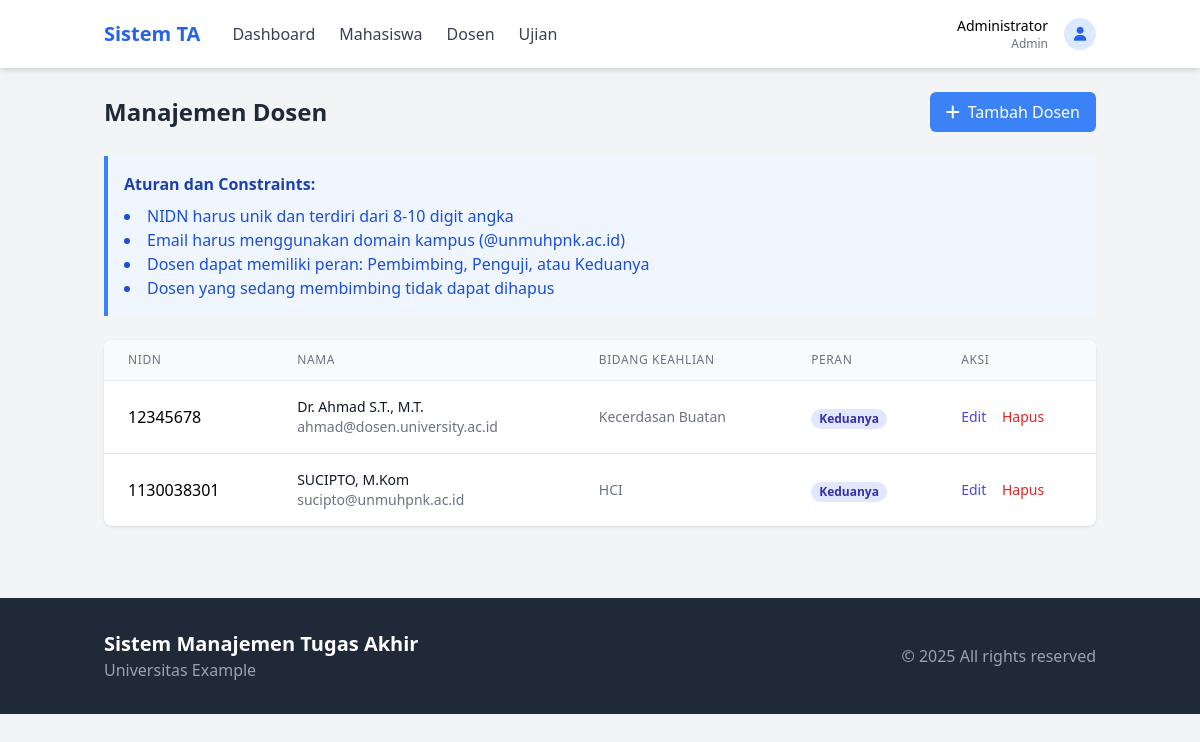
/modules/admin/dosen.php (signed in), run on the app's committed database.
### tables this page shows
CREATE TABLE IF NOT EXISTS `dosen` (
  `id` int NOT NULL AUTO_INCREMENT,
  `user_id` int DEFAULT NULL,
  `nidn` varchar(20) NOT NULL,
  `bidang_keahlian` varchar(100) NOT NULL,
  `peran` enum('Pembimbing','Penguji','Keduanya') NOT NULL,
  PRIMARY KEY (`id`),
  UNIQUE KEY `nidn` (`nidn`),
  KEY `user_id` (`user_id`),
  CONSTRAINT `dosen_ibfk_1` FOREIGN KEY (`user_id`) REFERENCES `users` (`id`) ON DELETE CASCADE
);

CREATE TABLE IF NOT EXISTS `users` (
  `id` int NOT NULL AUTO_INCREMENT,
  `username` varchar(50) NOT NULL,
  `password` varchar(255) NOT NULL,
  `role` enum('admin','dosen','mahasiswa') NOT NULL,
  `nama` varchar(100) NOT NULL,
  `email` varchar(100) NOT NULL,
  `created_at` timestamp NULL DEFAULT CURRENT_TIMESTAMP,
  PRIMARY KEY (`id`),
  UNIQUE KEY `username` (`username`)
);

### includes/functions.php (called while the page is built, shortened)
<?php
function getAllDosen() {
    global $pdo;
    $stmt = $pdo->query("
        SELECT d.*, u.nama, u.email
        FROM dosen d
        JOIN users u ON d.user_id = u.id
        ORDER BY u.nama
    ");
    return $stmt->fetchAll(PDO::FETCH_ASSOC);
}
?>

### modules/admin/dosen.php (the view, shortened to what this page needs)
<?php
$dosen = getAllDosen();
?>
<!DOCTYPE html>
<html lang="id">
<head>
    <script src="https://cdn.tailwindcss.com"></script>
    <link rel="stylesheet" href="https://cdnjs.cloudflare.com/ajax/libs/font-awesome/6.0.0/css/all.min.css">
</head>
<body class="bg-gray-100">
    <?php include '../../includes/header.php'; ?>
    <div class="container mx-auto px-4 py-6">
        <div class="flex justify-between items-center mb-6">
            <h1 class="text-2xl font-bold text-gray-800">Manajemen Dosen</h1>
            <button onclick="toggleAddForm()" class="bg-blue-500 text-white px-4 py-2 rounded-md hover:bg-blue-600 transition">
                <i class="fas fa-plus mr-2"></i>Tambah Dosen
            </button>
        </div>
        <div class="bg-blue-50 border-l-4 border-blue-500 p-4 mb-6">
            <h3 class="font-bold text-blue-800">Aturan dan Constraints:</h3>
            <ul class="list-disc list-inside text-blue-700 mt-2">
                <li>NIDN harus unik dan terdiri dari 8-10 digit angka</li>
                <li>Email harus menggunakan domain kampus (@unmuhpnk.ac.id)</li>
                <li>Dosen dapat memiliki peran: Pembimbing, Penguji, atau Keduanya</li>
                <li>Dosen yang sedang membimbing tidak dapat dihapus</li>
            </ul>
        </div>
        <div class="bg-white rounded-lg shadow overflow-hidden">
            <table class="min-w-full divide-y divide-gray-200">
                <thead class="bg-gray-50">
                    <tr>
                        <th class="px-6 py-3 text-left text-xs font-medium text-gray-500 uppercase tracking-wider">NIDN</th>
                        <th class="px-6 py-3 text-left text-xs font-medium text-gray-500 uppercase tracking-wider">Nama</th>
                        <th class="px-6 py-3 text-left text-xs font-medium text-gray-500 uppercase tracking-wider">Bidang Keahlian</th>
                        <th class="px-6 py-3 text-left text-xs font-medium text-gray-500 uppercase tracking-wider">Peran</th>
                        <th class="px-6 py-3 text-left text-xs font-medium text-gray-500 uppercase tracking-wider">Aksi</th>
                    </tr>
                </thead>
                <tbody class="bg-white divide-y divide-gray-200">
                    <?php foreach ($dosen as $d): ?>
                    <tr>
                        <td class="px-6 py-4 whitespace-nowrap"><?php echo $d['nidn']; ?></td>
                        <td class="px-6 py-4 whitespace-nowrap">
                            <div class="text-sm font-medium text-gray-900"><?php echo $d['nama']; ?></div>
                            <div class="text-sm text-gray-500"><?php echo $d['email']; ?></div>
                        </td>
                        <td class="px-6 py-4 whitespace-nowrap text-sm text-gray-500"><?php echo $d['bidang_keahlian']; ?></td>
                        <td class="px-6 py-4 whitespace-nowrap">
                            <?php
                            $peranClass = '';
                            if ($d['peran'] == 'Pembimbing') $peranClass = 'bg-blue-100 text-blue-800';
                            elseif ($d['peran'] == 'Penguji') $peranClass = 'bg-purple-100 text-purple-800';
                            else $peranClass = 'bg-indigo-100 text-indigo-800';
                            ?>
                            <span class="px-2 inline-flex text-xs leading-5 font-semibold rounded-full <?php echo $peranClass; ?>">
                                <?php echo $d['peran']; ?>
                            </span>
                        </td>
                        <td class="px-6 py-4 whitespace-nowrap text-sm font-medium">
                            <a href="edit_dosen.php?id=<?php echo $d['id']; ?>" class="text-indigo-600 hover:text-indigo-900 mr-3">Edit</a>
                            <a href="dosen.php?delete=<?php echo $d['id']; ?>" onclick="return confirm('Apakah Anda yakin ingin menghapus dosen ini?')" class="text-red-600 hover:text-red-900">Hapus</a>
                        </td>
                    </tr>
                    <?php endforeach; ?>
                </tbody>
            </table>
        </div>
    </div>
    <?php include '../../includes/footer.php'; ?>
</body>
</html>

### data on the page
dosen: nidn "12345678", user.nama "Dr. Ahmad S.T., M.T.", user.email "ahmad@dosen.university.ac.id", bidang_keahlian "Kecerdasan Buatan", peran "Keduanya"
dosen: nidn "1130038301", user.nama "SUCIPTO, M.Kom", user.email "sucipto@unmuhpnk.ac.id", bidang_keahlian "HCI", peran "Keduanya"

### other printed values
$_SESSION['user_name'] "Administrator"
$_SESSION['user_role'] "Admin"
